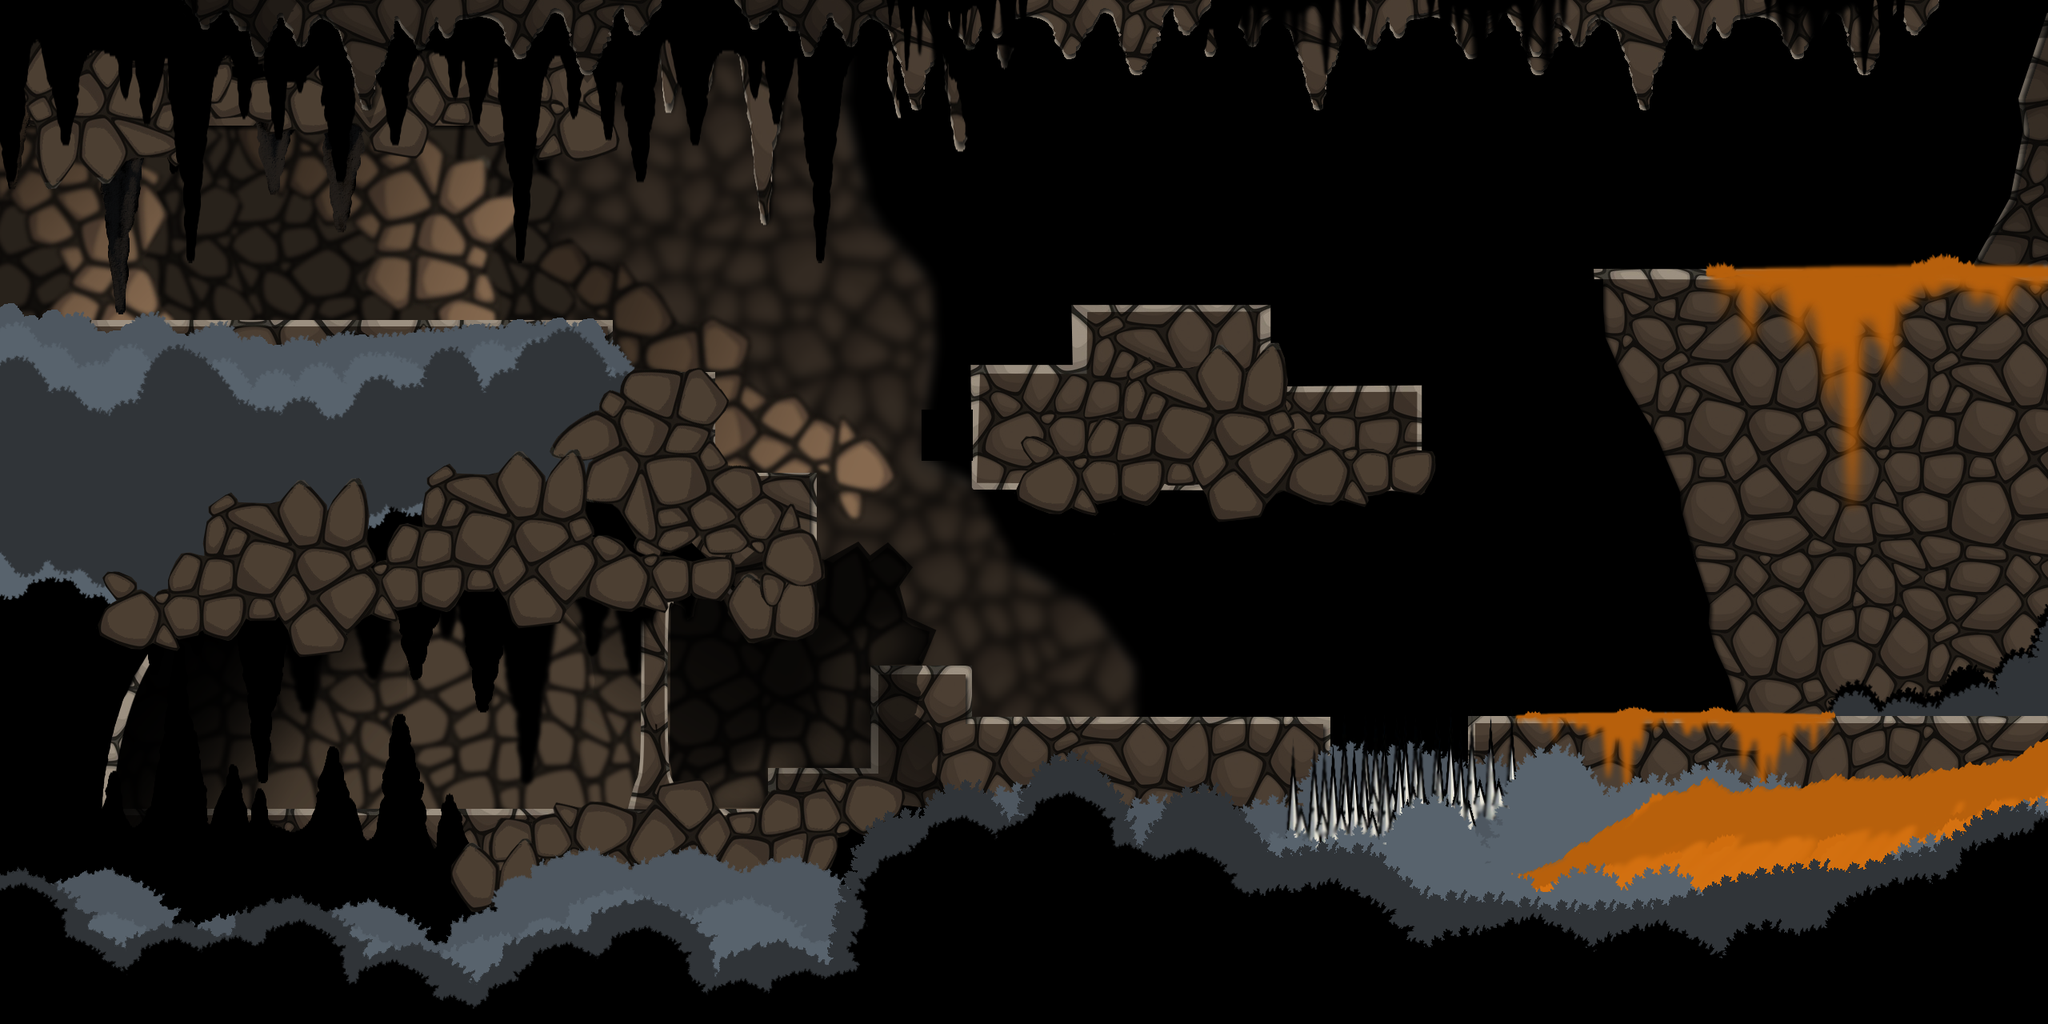

Rendered tile map (Tiled .tmx) drawn with the repository's tilesets; below, a short description and the map source with its tile grids summarised:
An orthogonal 40x20 tile map with 64x64 px tiles, 4 tile layers (GroundLowLayerGraphic, GraphicBackGroundLayer, GraphicForGroundLayer, PlayerForGroundLayerGraphic), 2 tilesets and 55 objects (5x EX_LIFE, 4x MAP_SPAWN_POINT, 4x EnemySensor, 4x GAME_PORTAL_HIDDEN_TRANSITION, 3x AI_STEERING, ...).

<map version="1.4" tiledversion="1.4.3" orientation="orthogonal" renderorder="right-down" compressionlevel="0" width="40" height="20" tilewidth="64" tileheight="64" infinite="0" nextlayerid="27" nextobjectid="686">
 <tileset firstgid="1" name="TiledMap -Game Screen Lev4 BackGround" tilewidth="64" tileheight="64" tilecount="800" columns="40">
  <image source="TiledMap -Game Screen Lev4 BackGround.png" trans="ff00ff" width="2560" height="1280" />
 </tileset>
 <tileset firstgid="801" name="TiledMap -Game Screen Lev4 Forground" tilewidth="64" tileheight="64" tilecount="800" columns="40">
  <image source="TiledMap -Game Screen Lev4 Forground.png" trans="ff00ff" width="2560" height="1280" />
 </tileset>
 <layer id="20" name="GroundLowLayerGraphic" width="40" height="20">
  <data>[800 cells, 793 non-empty, 793 distinct tile ids]</data>
 </layer>
 <objectgroup id="15" name="GAME_INFO_MAP">
  <object id="428" name="MAP_SPAWN_POINT" x="149.667" y="976" width="25" height="27">
   <properties>
    <property name="ID" value="2" />
   </properties>
  </object>
  <object id="513" name="MAP_SPAWN_POINT" x="89.667" y="360" width="25" height="27">
   <properties>
    <property name="ID" value="1" />
   </properties>
  </object>
  <object id="575" name="MAP_SPAWN_POINT" x="2493.73" y="284.111" width="34.5423" height="31.7789">
   <properties>
    <property name="ID" value="5" />
   </properties>
  </object>
  <object id="577" name="MAP_SPAWN_POINT" x="2477.73" y="856.111" width="34.5423" height="31.7789">
   <properties>
    <property name="ID" value="4" />
   </properties>
  </object>
  <object id="578" name="MAP_INFO" x="67" y="60.5" width="60" height="51" rotation="180">
   <properties>
    <property name="KEY" value="1" />
    <property name="MAP INFO BOSS" value="false" />
    <property name="MAP INFO IS DEAD" value="false" />
    <property name="MAP INFO LEVEL" value="2" />
    <property name="MAP INFO WORLD" value="1" />
   </properties>
  </object>
 </objectgroup>
 <objectgroup id="2" name="GAME_MAP_GROUND_LAYER">
  <object id="434" x="3.75724" y="399.485" width="759.151" height="11.999" />
  <object id="450" x="883.333" y="589.666" width="137.333" height="12.666" />
  <object id="458" x="84" y="1011.33" width="953.333" height="18.6667" />
  <object id="459" x="754.667" y="465" width="137.333" height="17.333" />
  <object id="467" x="1835" y="893.663" width="726.667" height="135.999" />
  <object id="468" x="1204" y="896" width="460" height="130" />
  <object id="469" x="1088" y="831" width="125.333" height="7" />
  <object id="470" x="960" y="959" width="140" height="12" />
  <object id="471" x="1988" y="334.667" width="572" height="13.3333" />
  <object id="472" x="1582.67" y="481.333" width="193.334" height="9.6667" />
  <object id="473" x="1338.67" y="381.333" width="248" height="12" />
  <object id="475" x="1213.33" y="454.667" width="137.333" height="12" />
 </objectgroup>
 <objectgroup id="16" name="GAME_MAP_WALL_AND_SEALING_LAYER">
  <object id="486" x="1338" y="388" width="21" height="71" />
  <object id="487" x="1214" y="460" width="26" height="150" />
  <object id="488" x="1561" y="385" width="25" height="100" />
  <object id="489" x="1087" y="833" width="27" height="129" />
  <object id="490" x="1206" y="835" width="10" height="66" />
  <object id="491" x="960" y="960" width="24" height="55" />
  <object id="492" x="884" y="470" width="10" height="121" />
  <object id="493" x="746" y="403" width="18" height="65" />
  <object id="494" x="1001" y="596" width="19" height="187" />
  <object id="644" x="5.68434e-14" y="8.6667" width="2556.67" height="6.66667" />
  <object id="666" x="178" y="776.667" width="822.667" height="6" />
  <object id="671" x="1219.33" y="602.667" width="550.667" height="8" />
  <object id="680" x="1744" y="490.667" width="26" height="119.333" />
 </objectgroup>
 <objectgroup id="3" name="GAME_MAP_WALL_JUMPING_LAYER">
  <object id="478" x="1212" y="461" width="12" height="151" />
  <object id="479" x="1010" y="597" width="13" height="188" />
  <object id="527" x="1765" y="487" width="10" height="121" />
 </objectgroup>
 <objectgroup id="8" name="GAME_MAP_POLYLINE_LAYER" />
 <objectgroup id="4" name="ENEMY_LAYER">
  <object id="530" name="EnemySensor" x="1784" y="877" width="44" height="42">
   <properties>
    <property name="Direction" value="H" />
    <property name="Type" value="Long" />
   </properties>
  </object>
  <object id="531" name="EnemySensor" x="1706" y="875" width="48" height="44">
   <properties>
    <property name="Direction" value="H" />
    <property name="Type" value="Long" />
   </properties>
  </object>
  <object id="584" name="EnemySensor" x="1286" y="370.333" width="48" height="44">
   <properties>
    <property name="Direction" value="H" />
    <property name="Type" value="Long" />
   </properties>
  </object>
  <object id="585" name="EnemySensor" x="1256.33" y="402.667" width="44" height="42">
   <properties>
    <property name="Direction" value="H" />
    <property name="Type" value="Short" />
   </properties>
  </object>
  <object id="652" name="EnemyB" x="2084.33" y="102.666" width="46" height="43.3333">
   <properties>
    <property name="Active" value="true" />
    <property name="SpawnType" value="EX_LIFE" />
   </properties>
  </object>
  <object id="657" name="EnemyStalagmit" x="364.667" y="127" width="35" height="46" />
  <object id="658" name="EnemyStalagmit" x="271.667" y="135" width="35" height="46" />
 </objectgroup>
 <objectgroup id="5" name="ENEMY_BOSS_LAYER" />
 <objectgroup id="7" name="GAME_OBJECT_LAYER">
  <object id="427" name="GAME_PORTAL_HIDDEN_TRANSITION" x="105.333" y="911" width="24" height="41">
   <properties>
    <property name="DESTINATION" value="1" />
    <property name="DIRECTION" value="V" />
    <property name="KEY_ACTIVE" value="true" />
    <property name="MAP LEVEL" value="1" />
    <property name="MAP WORLD" value="1" />
    <property name="PORTAL ID" value="2" />
    <property name="TRAVEL DIRECTION" value="LEFT DOWN" />
    <property name="TRAVEL LEVEL" value="1" />
    <property name="TRAVEL TYPE" value="LEVEL" />
    <property name="TRAVEL WORLD" value="1" />
   </properties>
  </object>
  <object id="518" name="GAME_PORTAL_HIDDEN_TRANSITION" x="27.333" y="286" width="24" height="41">
   <properties>
    <property name="DESTINATION" value="1" />
    <property name="DIRECTION" value="V" />
    <property name="KEY_ACTIVE" value="true" />
    <property name="MAP LEVEL" value="1" />
    <property name="MAP WORLD" value="1" />
    <property name="PORTAL ID" value="1" />
    <property name="TRAVEL DIRECTION" value="LEFT UP" />
    <property name="TRAVEL LEVEL" value="1" />
    <property name="TRAVEL TYPE" value="LEVEL" />
    <property name="TRAVEL WORLD" value="1" />
   </properties>
  </object>
  </objectgroup>
 <objectgroup id="9" name="DOOR_OBJECT_LAYER" />
 <objectgroup id="10" name="AI_LAYER">
  <!-- 6 objects omitted --></objectgroup>
 <objectgroup id="19" name="PFX_LAYER" />
 <objectgroup id="22" name="LIGHT_LAYER" />
 <objectgroup id="11" name="SPAWN_LAYER">
  <!-- 5 objects omitted --></objectgroup>
 <objectgroup id="26" name="GRAPHICS_ITEM_LAYER" />
 <layer id="13" name="GraphicBackGroundLayer" width="40" height="20" opacity="0.45">
  <data>[800 cells, 3 non-empty, 3 distinct tile ids]</data>
 </layer>
 <layer id="14" name="GraphicForGroundLayer" width="40" height="20">
  <data>[800 cells, 0 non-empty, 0 distinct tile ids]</data>
 </layer>
 <layer id="24" name="PlayerForGroundLayerGraphic" width="40" height="20">
  <data>[800 cells, 796 non-empty, 796 distinct tile ids]</data>
 </layer>
</map>
<!-- 13 of 55 objects omitted -->
